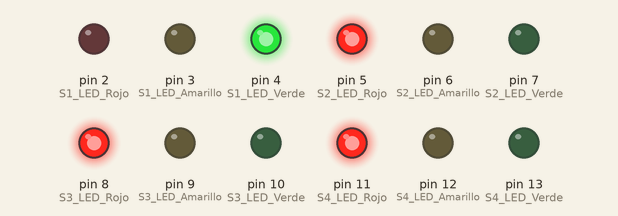
Simulated run of this sketch. Board: Arduino Uno, built with avr-gcc and run on an emulated ATmega328P. Parts: output pins drawn as LEDs (lit = HIGH).

Above: at 1.0 s.
At 3.0 s:
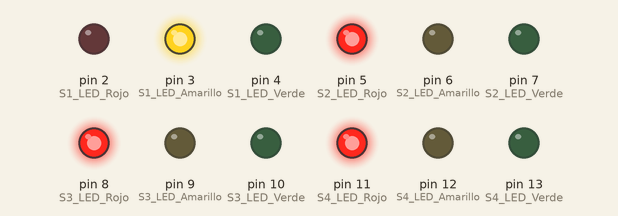
At 5.0 s:
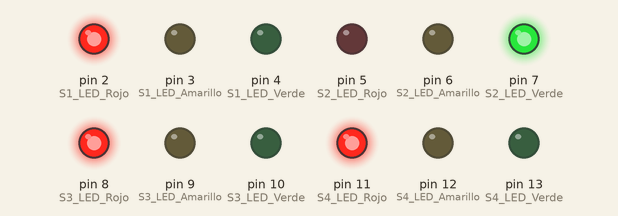
At 7.0 s:
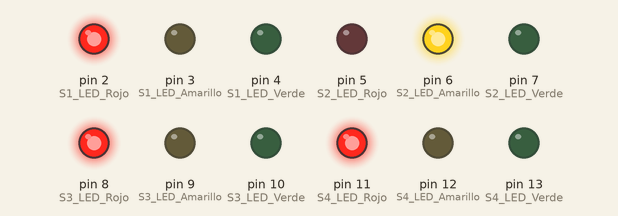
At 11.0 s:
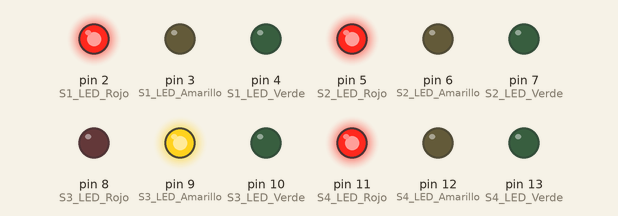
At 15.0 s:
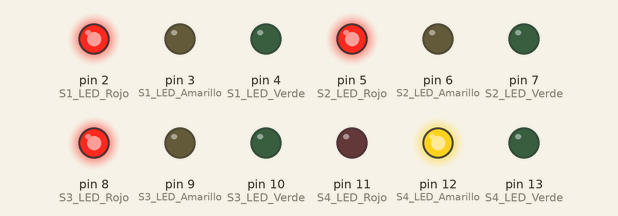
Timing chart, 0 to 18.4 s (numbered marks = the images above):
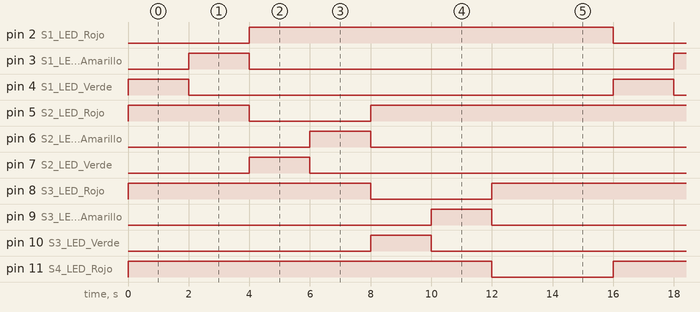

Measured:
- by itself, pin 2 (S1_LED_Rojo), pin 11 (S4_LED_Rojo): alternates HIGH for 12.0 s and LOW for 4.0 s
- by itself, pin 5 (S2_LED_Rojo): repeats every 16.0 s: LOW 4.0 s, HIGH 12.0 s
- by itself, pin 8 (S3_LED_Rojo): goes HIGH 8.0 s, LOW 4.0 s, HIGH 12.0 s, LOW 4.0 s, then HIGH
- by itself, pin 3 (S1_LED_Amarillo), pin 4 (S1_LED_Verde), pin 6 (S2_LED_Amarillo), pin 7 (S2_LED_Verde), pin 9 (S3_LED_Amarillo), pin 10 (S3_LED_Verde), pin 12 (S4_LED_Amarillo), pin 13 (S4_LED_Verde): alternates HIGH for 2.0 s and LOW for 14.0 s

The sketch:

CODIGO_Semaforo.ino
```cpp
//Definimos las compuertas que vayamos a utilizar

//Semaforo A
#define S1_LED_Rojo 2 //El numero determina el PIN OUT
#define S1_LED_Amarillo 3
#define S1_LED_Verde 4

//Semaforo B
#define S2_LED_Rojo 5
#define S2_LED_Amarillo 6
#define S2_LED_Verde 7

//Semaforo C
#define S3_LED_Rojo 8
#define S3_LED_Amarillo 9
#define S3_LED_Verde 10

//Semaforo D
#define S4_LED_Rojo 11
#define S4_LED_Amarillo 12
#define S4_LED_Verde 13

void setup(){
//Inicilizamos las compuertas

pinMode(S1_LED_Rojo, OUTPUT);
pinMode(S1_LED_Amarillo, OUTPUT);
pinMode(S1_LED_Verde, OUTPUT);

pinMode(S2_LED_Rojo, OUTPUT);
pinMode(S2_LED_Amarillo, OUTPUT);
pinMode(S2_LED_Verde, OUTPUT);

pinMode(S3_LED_Rojo, OUTPUT);
pinMode(S3_LED_Amarillo, OUTPUT);
pinMode(S3_LED_Verde, OUTPUT);

pinMode(S4_LED_Rojo, OUTPUT);
pinMode(S4_LED_Amarillo, OUTPUT);
pinMode(S4_LED_Verde, OUTPUT);
}

void loop() {


  digitalWrite(S1_LED_Verde, HIGH); digitalWrite(S2_LED_Rojo, HIGH); digitalWrite(S3_LED_Rojo, HIGH); digitalWrite(S4_LED_Rojo, HIGH);
  delay(2000);

  //off Verde
  digitalWrite(S1_LED_Verde, LOW);

  digitalWrite(S1_LED_Amarillo, HIGH); digitalWrite(S2_LED_Rojo, HIGH); digitalWrite(S3_LED_Rojo, HIGH); digitalWrite(S4_LED_Rojo, HIGH);
  delay(2000);

  //off Amarillo y Rojo
  digitalWrite(S1_LED_Amarillo, LOW);
  digitalWrite(S2_LED_Rojo, LOW);

  digitalWrite(S1_LED_Rojo, HIGH); digitalWrite(S2_LED_Verde, HIGH); digitalWrite(S3_LED_Rojo, HIGH); digitalWrite(S4_LED_Rojo, HIGH);
  delay(2000);

  //off Verde
  digitalWrite(S2_LED_Verde, LOW);

  digitalWrite(S1_LED_Rojo, HIGH); digitalWrite(S2_LED_Amarillo, HIGH); digitalWrite(S3_LED_Rojo, HIGH); digitalWrite(S4_LED_Rojo, HIGH);
  delay(2000);

  //off Amarillo y Rojo
  digitalWrite(S2_LED_Amarillo, LOW);
  digitalWrite(S3_LED_Rojo, LOW);

  digitalWrite(S1_LED_Rojo, HIGH); digitalWrite(S2_LED_Rojo, HIGH); digitalWrite(S3_LED_Verde, HIGH); digitalWrite(S4_LED_Rojo, HIGH);
  delay(2000);

  //off Verde
  digitalWrite(S3_LED_Verde, LOW);

  digitalWrite(S1_LED_Rojo, HIGH); digitalWrite(S2_LED_Rojo, HIGH); digitalWrite(S3_LED_Amarillo, HIGH); digitalWrite(S4_LED_Rojo, HIGH);
  delay(2000);

  //off Amarillo y Rojo
  digitalWrite(S3_LED_Amarillo, LOW);
  digitalWrite(S4_LED_Rojo, LOW);

  digitalWrite(S1_LED_Rojo, HIGH); digitalWrite(S2_LED_Rojo, HIGH); digitalWrite(S3_LED_Rojo, HIGH); digitalWrite(S4_LED_Verde, HIGH);
  delay(2000);

  //off Verde
  digitalWrite(S4_LED_Verde, LOW);

  digitalWrite(S1_LED_Rojo, HIGH); digitalWrite(S2_LED_Rojo, HIGH); digitalWrite(S3_LED_Rojo, HIGH); digitalWrite(S4_LED_Amarillo, HIGH);
  delay(2000);

  //off Amarillo y Rojo
  digitalWrite(S4_LED_Amarillo, LOW);
  digitalWrite(S4_LED_Rojo, LOW);
  digitalWrite(S1_LED_Rojo, LOW);
}
```
